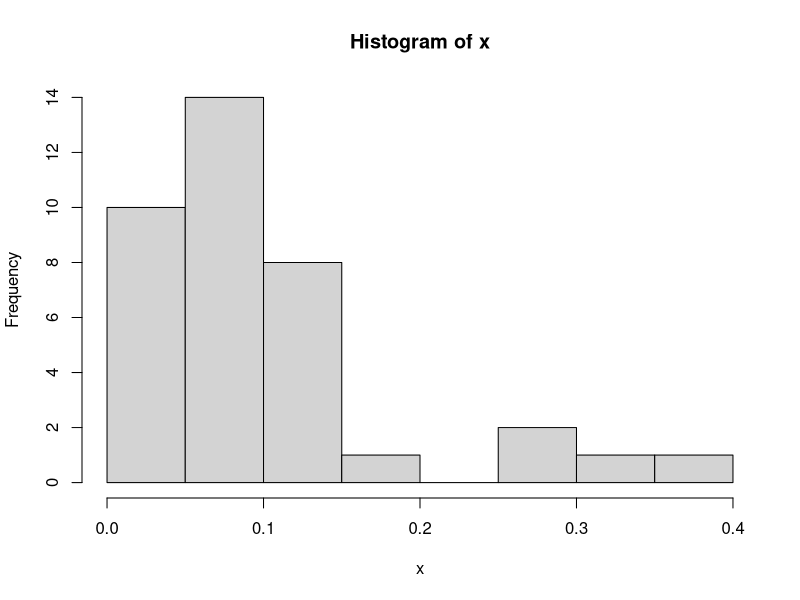
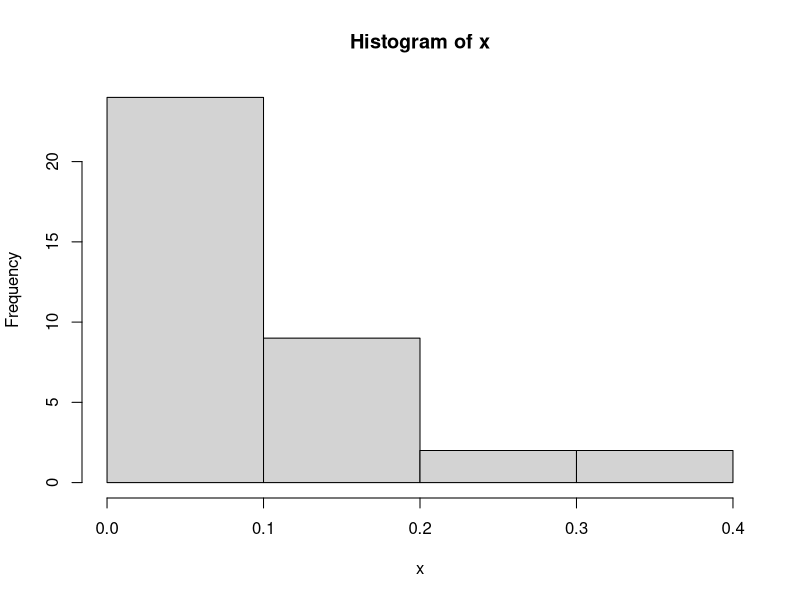
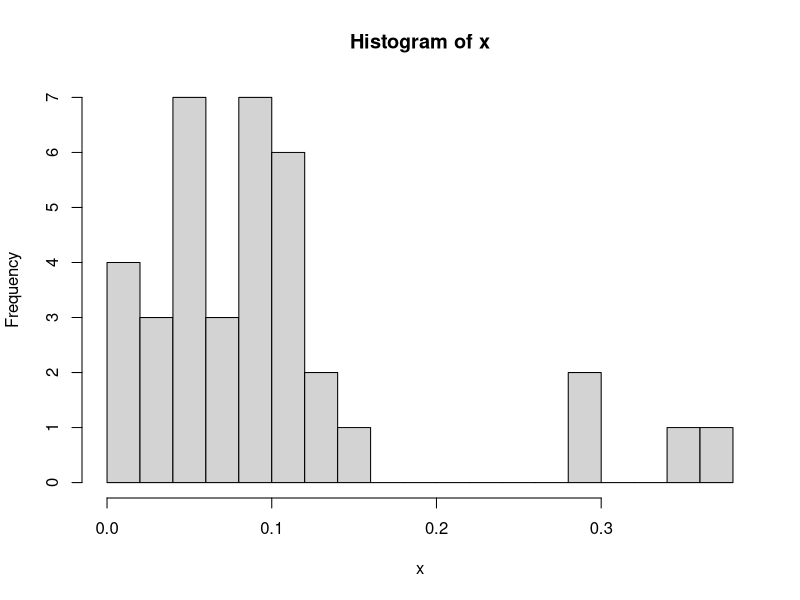
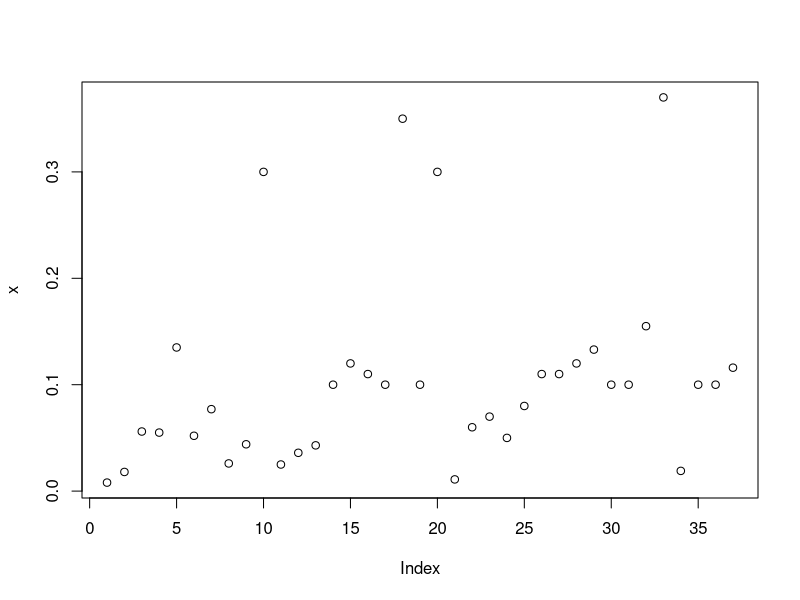
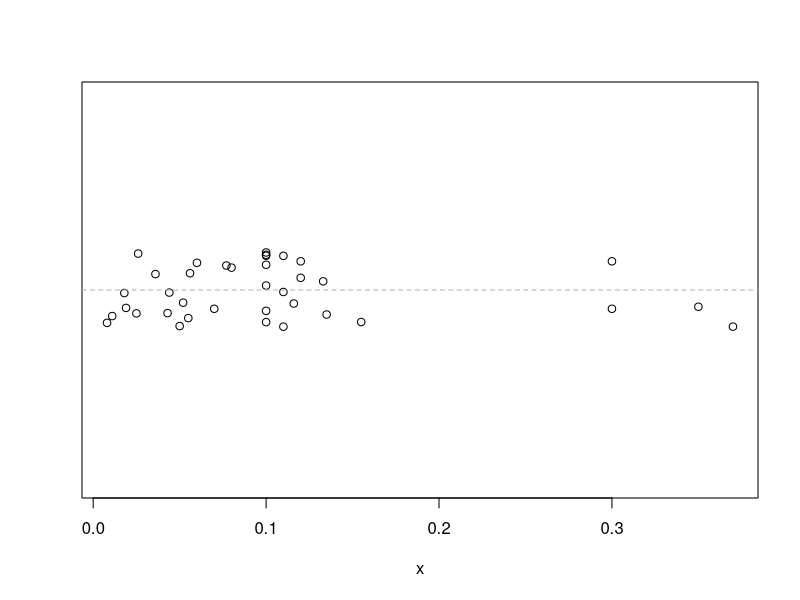
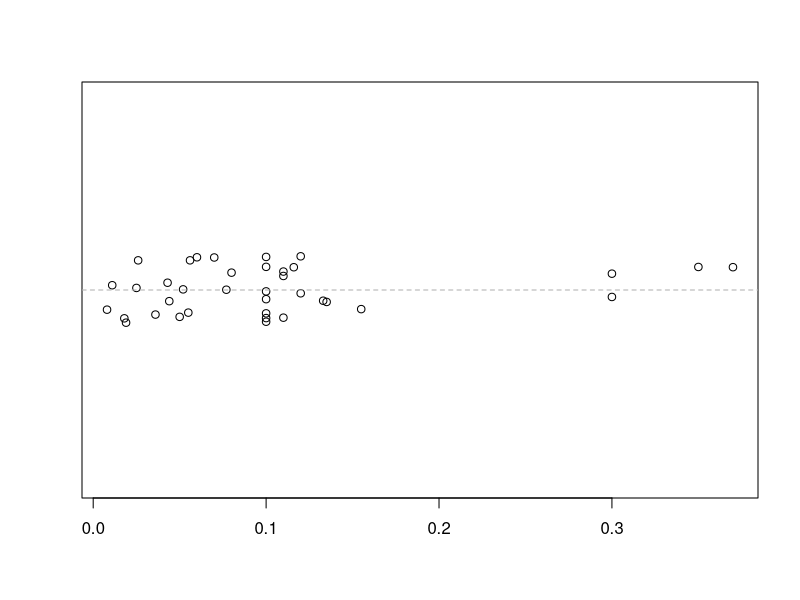
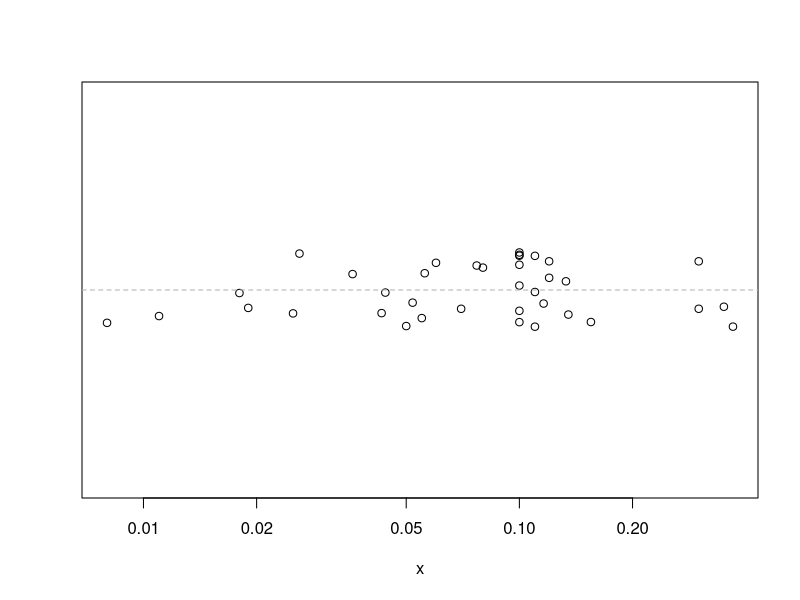
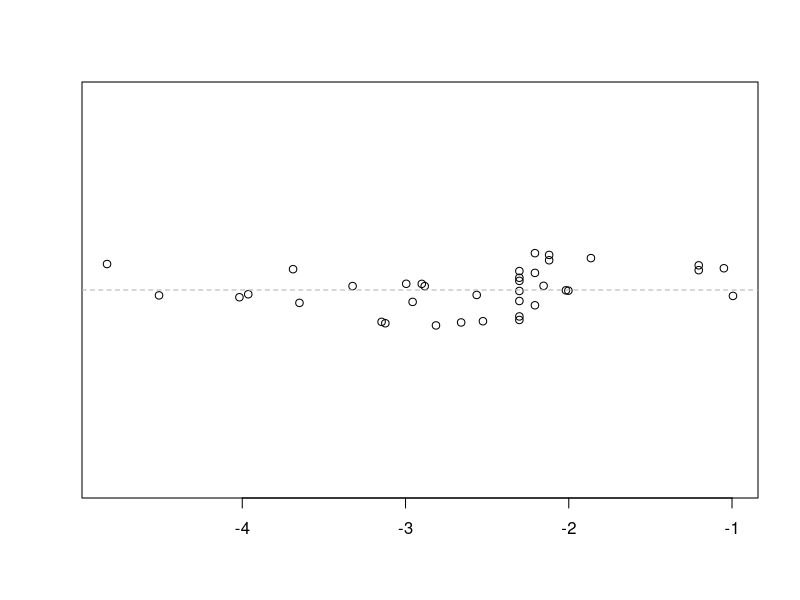

The R script that drew these images, in order:
######################################################################
# Computer notes                 Statistics for Laboratory Scientists 
# Lecture 2                                  Johns Hopkins University 
######################################################################
# These notes provide R code related to the course lectures, to
# further illustrate the topics in the lectures and to assist the
# students to learn R.
#
# Lines beginning with the symbol '#' are comments in R.  All other
# lines contain code.
#
# In R for Windows, you may wish to open this file from the menu bar
# (File:Display file); you can then easily copy commands into the
# command window.  (Use the mouse to highlight one or more lines; then
# right-click and select "Paste to console".)
######################################################################

# Data from Sokal & Rohlf, exercise 4.2 (pg 59)
#     [mg glycine per mg creatine in the urine of 37 chimpanzees]

x <- c(0.008, 0.018, 0.056, 0.055, 0.135,
       0.052, 0.077, 0.026, 0.044, 0.300,
       0.025, 0.036, 0.043, 0.100, 0.120,
       0.110, 0.100, 0.350, 0.100, 0.300,
       0.011, 0.060, 0.070, 0.050, 0.080,
       0.110, 0.110, 0.120, 0.133, 0.100,
       0.100, 0.155, 0.370, 0.019, 0.100,
       0.100, 0.116)

# number of data points
length(x)

# summary statistics
summary(x)

# various quantiles
quantile(x, 0.1)
quantile(x, c(0.1, 0.95))

# mean, median, SD, variance
mean(x)
median(x)
sd(x)
var(x)

# geometric mean
exp(mean(log(x)))

# harmonic mean
1/mean(1/x)

# histogram
hist(x)

# histograms with different numbers of bins
hist(x,breaks=5)
hist(x,breaks=15)

# plot values by index
plot(x)

# dot plot with jittered y values
#    - runif draws random numbers between 0 and 1
#    - yaxt="n" prevents y-axis from being plotted
#    - ylim changes the limits of the y-axis
#    - ylab="" prevents y label from being plotted
#    - abline(h=0.5) plots a horizontal line at 0.5
y <- runif(length(x))
plot(x, y, ylim=c(-2,3), yaxt="n", ylab="")
abline(h=0.5, lty=2, col="gray70")

# there's also a built-in function to do this, "stripchart"
#     - method="jitter" jitters the values
#     - pch=1 plots circles (the default is pch=0, squares)
#     - I still like to add a horizontal line
stripchart(x, method="jitter", pch=1)
abline(h=1, lty=2, col="gray70")

# the same plot with x-axis on log scale
plot(x, y, ylim=c(-2,3), yaxt="n", ylab="", log="x")
abline(h=0.5, lty=2, col="gray70")

# you can't use log="x" within the "stripchart" function,
#     so you must just take logs
stripchart(log(x), method="jitter", pch=1)
abline(h=1, lty=2, col="gray70")

# boxplot
boxplot(x)

# boxplot without the goofy outlier business
boxplot(x, range=0)

# boxplot horizontally
boxplot(x, range=0, horizontal=TRUE)

# boxplot on log scale
boxplot(x, range=0, horizontal=TRUE, log="x")

# boxplot on log scale, but not horizontal
boxplot(x, range=0, log="y")

##################
# End of comp02.R
##################
